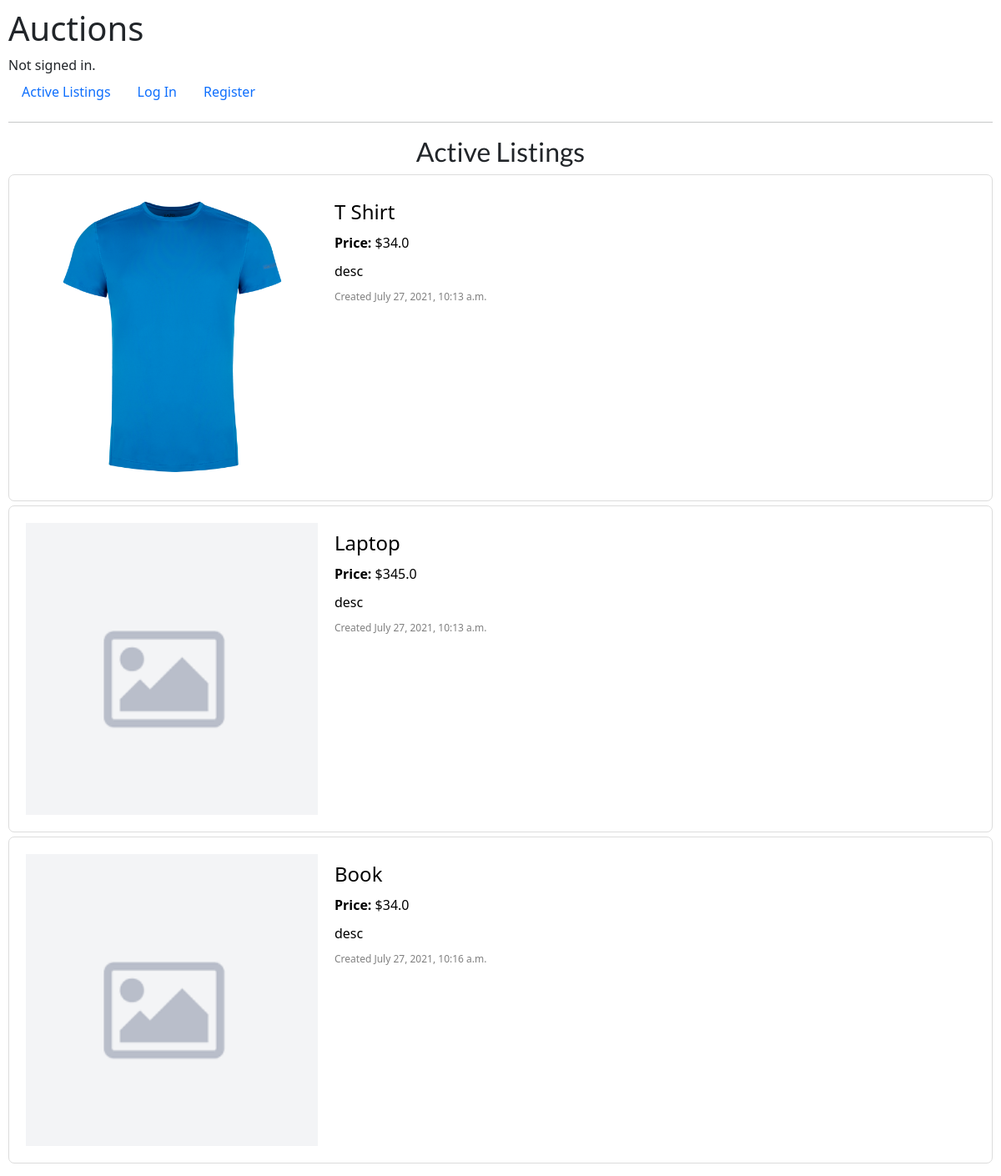
The page / on the database its author committed.
### auctions/models.py (models this page shows)
class Auction(models.Model):
    title = models.CharField(max_length=32)
    description = models.CharField(max_length=500)
    highest_bid = models.FloatField(validators=[MinValueValidator(0)])
    image = models.ImageField(upload_to='listing_imgs', null=True)
    timestamp = models.DateTimeField(auto_now_add=True)
    created_by = models.ForeignKey(
        User, on_delete=models.CASCADE, related_name='creator', default=None)
    active = models.BooleanField(default=True, null=True)
    winner = models.ForeignKey(
        User, on_delete=CASCADE, default=None, related_name='winner', null=True, blank=True)
    category = models.ForeignKey(
        Category, on_delete=CASCADE, null=True, default=None)

### auctions/views.py (the view)
# urls.py: path("", views.index, name="index"),
def index(request):
    return render(request, "auctions/index.html", {
        'auctions': Auction.objects.filter(active=True),
        'watchlist_num': get_watchlist_num(request)
    })

### auctions/views.py (called while the page is built)
def get_watchlist_num(request):
    if request.user.is_authenticated:
        return Watchlist.objects.filter(user=request.user).count()
    else:
        return None

### auctions/templates/auctions/index.html
{% extends "auctions/layout.html" %}
{% block body %}
<h2>Active Listings</h2>
{% for auction in auctions %}
<a href="{% url 'listing' auction.title %}">
    <div class='auction'>
        {% if auction.image %}
        <img src="/media/{{ auction.image }}" alt="{{ auction.title }}">
        {% else %}
        <img src="/media/listing_imgs/img_not_found.png" alt="{{ auction.title }}">
        {% endif %}
        <div class='details'>
            <h4>{{ auction.title }}</h4>
            <div>
                <b>Price: </b> ${{ auction.highest_bid }}
            </div>
            <div class='auc-desc'>
                {{ auction.description }}
            </div>
            <div class='create-time'>
                Created {{ auction.timestamp }}
            </div>
        </div>
    </div>
</a>
{% empty %}
<h2>Empty</h2>
{% endfor %}
{% endblock %}

### auctions/templates/auctions/layout.html (shortened to what this page needs)
{% load static %}
<!DOCTYPE html>
<html lang="en">
<head>
    <link rel="stylesheet" href="https://stackpath.bootstrapcdn.com/bootstrap/4.4.1/css/bootstrap.min.css"
>
    <link href="{% static 'auctions/styles.css' %}" rel="stylesheet">
    <link href="https://cdn.jsdelivr.net/npm/bootstrap@5.0.2/dist/css/bootstrap.min.css" rel="stylesheet"
>
</head>
<body>
    <h1>Auctions</h1>
    <div>
        {% if user.is_authenticated %}
        Signed in as <strong>{{ user.username }}</strong>.
        {% else %}
        Not signed in.
        {% endif %}
    </div>
    <ul class="nav">
        <li class="nav-item">
            <a class="nav-link" href="{% url 'index' %}">Active Listings</a>
        </li>
        {% if user.is_authenticated %}
        <li>
            <a class="nav-link" href="{% url 'categories_list' %}">Categories</a>
        </li>
        <li>
            <a class="nav-link" href="{% url 'watchlist_page' %}" class="position-relative">
                <span type="button" class="position-relative">
                    Watchlist
                    <span class="position-absolute top-0 start-100 translate-middle badge rounded-pill bg-primary">
                        {{ watchlist_num }}
                        <span class="visually-hidden">unread messages</span>
                    </span>
                </span>
            </a>
        </li>
        <li>
            <a class="nav-link" href="{% url 'create_listing' %}">Create Listing</a>
        </li>
        <li class="nav-item">
            <a class="nav-link" href="{% url 'logout' %}">Log Out</a>
        </li>
        {% else %}
        <li class="nav-item">
            <a class="nav-link" href="{% url 'login' %}">Log In</a>
        </li>
        <li class="nav-item">
            <a class="nav-link" href="{% url 'register' %}">Register</a>
        </li>
        {% endif %}
    </ul>
    <hr>
    {% block body %}
    {% endblock %}
</body>
</html>

### auctions/static/auctions/styles.css (style rules this page uses)
body { padding: 10px; }
h2 { margin: 10px auto; text-align: center; font-family: 'Lato', sans-serif; }
.auction { border: gainsboro solid 1px; border-radius: 7px; margin: 5px auto; display: flex; padding: 20px; }
img { width: 350px; }
.details { margin: 10px 20px; color: black; }
.create-time { font-size: 12px; color: gray; margin-top: 20px; }
.details div { margin-top: 10px; text-decoration: none; }
a:link { text-decoration: none !important; }

### rows shown on the page
Auction: image (picture), title "T Shirt", highest_bid "34.0", description "desc", timestamp "July 27, 2021, 10:13 a.m."
Auction: title "Laptop", highest_bid "345.0", description "desc", timestamp "July 27, 2021, 10:13 a.m."
Auction: title "Book", highest_bid "34.0", description "desc", timestamp "July 27, 2021, 10:16 a.m."
